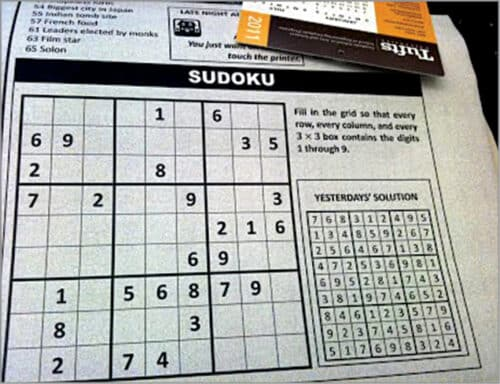
#> input picture 3.computer_vision_deployment/3.1.data_preparation/sudoku2.jpg, 500 x 384 px, found by its file name
$ jupyter execute Tarea1.ipynb
#> lines starting #> are read from the running program, lines starting #| are printed output that depends on the picture; after the words box and inside, x2 and y2 are one past the last pixel; in counts of white or black regions, pixels touching at a corner belong together
# Tarea 1: Procesamiento de imagenes
En esta tarea usted debera aplicar los conceptos aprendidos sobre procesamiento de imagenes para pre procesar una imagen de un periodico que contiene una imagen de un sudoku.

El preprocesamiento debera incluir:

1. Carga y conversion de espacios de color
2. Filtrado y difuminado para reduccion de ruido
3. Correccion de perspectiva
4. Binarizacion y resaltado de caracteristicas importantes

Se incluye un ejemplo de como debería quedar la imagen final

## Instrucciones

Enviar el notebook de python comprimido en formato .zip a la direccion de correo electrónico: eduardo.laruta+tareas@gmail.com.

En el asunto ponga: Tarea 1 - Topicos IA
y en el contenido debe detallar su nombre completo y código.
Envíe el archivo .zip como un archivo adjunto al correo.

[cell 1]
import numpy as np
import cv2
import matplotlib.pyplot as plt

def display_gray(img, title="gray"):
    plt.imshow(img, cmap="gray")
    plt.title(title)
    plt.xticks([])
    plt.yticks([])

def display_gray2(img1, img2):
    plt.subplot(121)
    plt.imshow(img1, cmap="gray")
    plt.title("Original")
    plt.xticks([])
    plt.yticks([])
    plt.subplot(122)
    plt.imshow(img2, cmap="gray")
    plt.title("procesada")
    plt.xticks([])
    plt.yticks([])

def display_gray_row(*imgs):
    for i, img in enumerate(imgs):
        plt.subplot(1, len(imgs), i + 1)
        plt.imshow(img, cmap="gray")
        plt.title(f"{i}")
        plt.xticks([])
        plt.yticks([])

Realice las operaciones pertinentes para obtener un resultado similar al mostrado a continuacion:

[cell 2]
sudoku_og = cv2.imread("sudoku2.jpg")
#> sudoku_og is the input picture: shape (384, 500, 3); mean B, G, R 166.7, 170.2, 168.4
resultado = cv2.imread("sudoku_procesada.png")
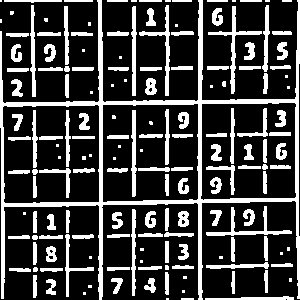
#> input picture 3.computer_vision_deployment/3.1.data_preparation/sudoku_procesada.png, 300 x 300 px, found by its file name
#> resultado is the input picture: shape (300, 300, 3); 24% white; 163 white regions (41 under 20 px), largest, box (x1, y1, x2, y2) and area: (0, 0, 300, 300) 6840, (208, 6, 262, 94) 520, (206, 206, 292, 236) 482
display_gray2(sudoku_og, resultado)
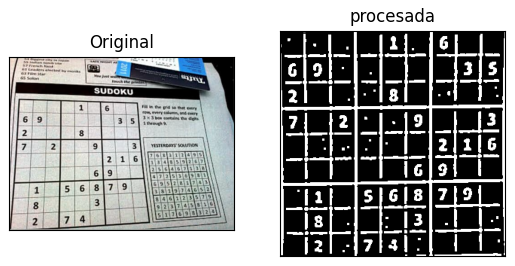
#> figure drawn by matplotlib, 2 panels; B, G, R data is drawn as R, G, B

### 1. Carga y conversion de espacios de color

[cell 3]
sudoku = cv2.imread("sudoku2.jpg")
sudoku1 = cv2.cvtColor(sudoku, cv2.COLOR_BGR2GRAY)
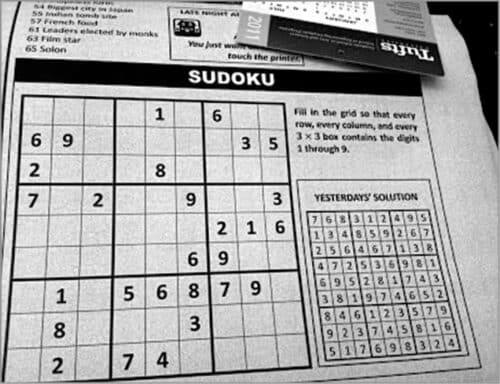
#> sudoku1: shape (384, 500); min 0, max 255, mean 169.3
print(sudoku1.shape)
#| (384, 500)
display_gray(sudoku1)

### 2. Filtrado y difuminado para reduccion de ruido

[cell 4]
sudoku2 = cv2.bilateralFilter(sudoku1, 20, 20, 20)
display_gray(sudoku2)

### 3. Correccion de perspectiva

[cell 5]
pts1 = np.float32([[20,90],[285,100],[0,390],[315,370]])
pts2 = np.float32([[0,0],[300,0],[0,300],[300,300]])
M = cv2.getPerspectiveTransform(pts1,pts2)

sudoku3 = cv2.warpPerspective(sudoku2,M,(300,300))
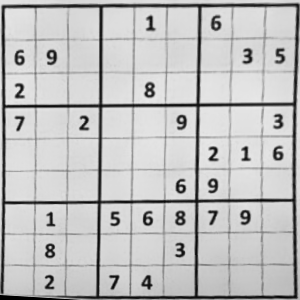
#> sudoku3: shape (300, 300); min 0, max 233, mean 192.3
display_gray(sudoku3)

### 4. Binarizacion y resaltado de caracteristicas importantes

[cell 6]
sudoku4 = cv2.adaptiveThreshold(sudoku3, 255, cv2.ADAPTIVE_THRESH_GAUSSIAN_C, cv2.THRESH_BINARY_INV, 11, 8)
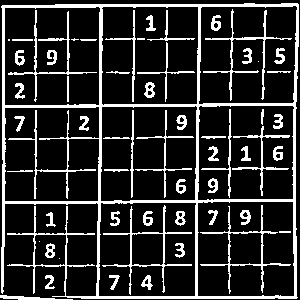
#> sudoku4: shape (300, 300); 17.3% white; 58 white regions (6 under 20 px), largest, box (x1, y1, x2, y2) and area: (1, 3, 299, 299) 8192, (102, 205, 192, 295) 646, (203, 9, 292, 101) 638
sudoku5 = cv2.dilate(sudoku4, np.ones((2, 2)))
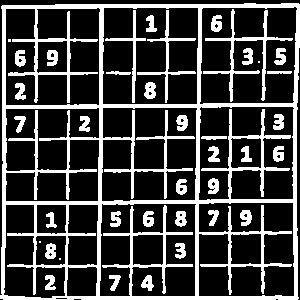
#> sudoku5: shape (300, 300); 25% white; 39 white regions (4 under 20 px), largest, box (x1, y1, x2, y2) and area: (0, 3, 300, 300) 16689, (203, 9, 293, 102) 992, (137, 10, 196, 103) 566

display_gray(sudoku5)

[cell 7]
display_gray2(sudoku, sudoku5)
#> figure, not shown here; B, G, R data is drawn as R, G, B

[cell 8]
display_gray_row(sudoku1, sudoku2, sudoku3, sudoku4, sudoku5)
